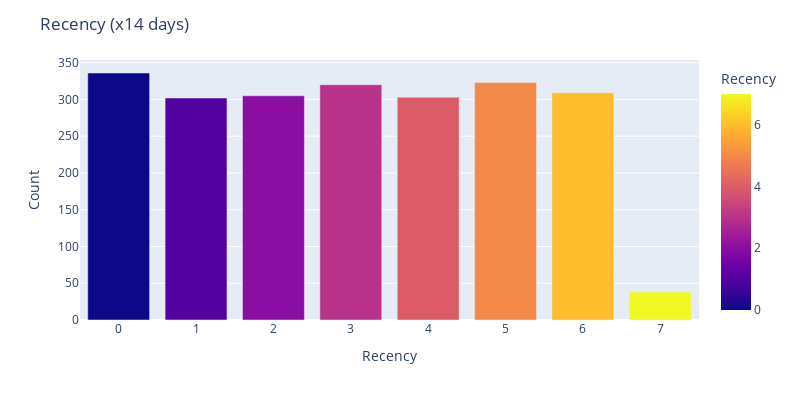

Source (notebook cell):
### Code cell
df_Recency_ = pd.DataFrame(df['Recency_'].value_counts()).reset_index()
df_Recency_.columns = ['Recency', 'Count']

fig = px.bar(df_Recency_,
            x='Recency',
            y='Count',
            color='Recency')
fig.update_layout(width=800, height=400, title='Recency (x14 days) ')
fig.show()

### Figure 1 — Plotly figure (JSON) as saved in the notebook; plotly's stock layout.template omitted (floating-point values rounded to 4 significant figures)
{"data": [{"alignmentgroup": "True", "hovertemplate": "Recency=%{marker.color}<br>Count=%{y}<extra></extra>", "legendgroup": "", "marker": {"color": [0, 5, 3, 6, 2, 4, 1, 7], "coloraxis": "coloraxis", "pattern": {"shape": ""}}, "name": "", "offsetgroup": "", "orientation": "v", "showlegend": false, "textposition": "auto", "type": "bar", "x": [0, 5, 3, 6, 2, 4, 1, 7], "xaxis": "x", "y": [336, 323, 320, 309, 305, 303, 302, 38], "yaxis": "y"}], "layout": {"barmode": "relative", "coloraxis": {"colorbar": {"title": {"text": "Recency"}}, "colorscale": [[0, "#0d0887"], [0.1111, "#46039f"], [0.2222, "#7201a8"], [0.3333, "#9c179e"], [0.4444, "#bd3786"], [0.5556, "#d8576b"], [0.6667, "#ed7953"], [0.7778, "#fb9f3a"], [0.8889, "#fdca26"], [1, "#f0f921"]]}, "height": 400, "legend": {"tracegroupgap": 0}, "margin": {"t": 60}, "title": {"text": "Recency (x14 days) "}, "width": 800, "xaxis": {"anchor": "y", "domain": [0, 1], "title": {"text": "Recency"}}, "yaxis": {"anchor": "x", "domain": [0, 1], "title": {"text": "Count"}}}}
